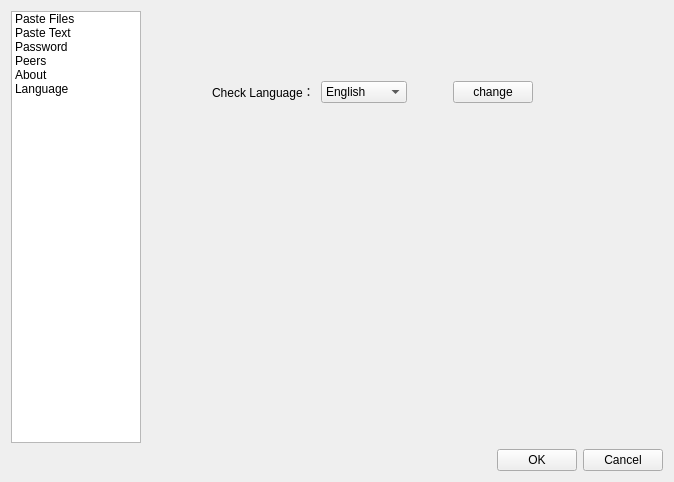
<?xml version="1.0" encoding="UTF-8"?>
<ui version="4.0">
 <class>ConfigureDialog</class>
 <widget class="QDialog" name="ConfigureDialog">
  <property name="geometry">
   <rect>
    <x>0</x>
    <y>0</y>
    <width>674</width>
    <height>482</height>
   </rect>
  </property>
  <property name="windowTitle">
   <string>Configure</string>
  </property>
  <layout class="QVBoxLayout" name="verticalLayout">
   <item>
    <layout class="QHBoxLayout" name="horizontalLayout">
     <item>
      <widget class="QListWidget" name="lstFunctions">
       <property name="sizePolicy">
        <sizepolicy hsizetype="Fixed" vsizetype="Expanding">
         <horstretch>0</horstretch>
         <verstretch>0</verstretch>
        </sizepolicy>
       </property>
       <property name="maximumSize">
        <size>
         <width>130</width>
         <height>16777215</height>
        </size>
       </property>
       <property name="iconSize">
        <size>
         <width>40</width>
         <height>40</height>
        </size>
       </property>
       <property name="movement">
        <enum>QListView::Static</enum>
       </property>
       <property name="flow">
        <enum>QListView::TopToBottom</enum>
       </property>
       <property name="selectionRectVisible">
        <bool>true</bool>
       </property>
       <property name="currentRow">
        <number>-1</number>
       </property>
       <item>
        <property name="text">
         <string>Paste Files</string>
        </property>
        <property name="icon">
         <iconset resource="lafdup.qrc">
          <normaloff>:/images/application-vnd.wordperfect.png</normaloff>:/images/application-vnd.wordperfect.png</iconset>
        </property>
       </item>
       <item>
        <property name="text">
         <string>Paste Text</string>
        </property>
        <property name="icon">
         <iconset resource="lafdup.qrc">
          <normaloff>:/images/klipper.png</normaloff>:/images/klipper.png</iconset>
        </property>
       </item>
       <item>
        <property name="text">
         <string>Password</string>
        </property>
        <property name="icon">
         <iconset resource="lafdup.qrc">
          <normaloff>:/images/document-encrypt.png</normaloff>:/images/document-encrypt.png</iconset>
        </property>
       </item>
       <item>
        <property name="text">
         <string>Peers</string>
        </property>
        <property name="icon">
         <iconset resource="lafdup.qrc">
          <normaloff>:/images/network-wireless-connected-100.png</normaloff>:/images/network-wireless-connected-100.png</iconset>
        </property>
       </item>
       <item>
        <property name="text">
         <string>About</string>
        </property>
        <property name="icon">
         <iconset resource="lafdup.qrc">
          <normaloff>:/images/klipper.png</normaloff>:/images/klipper.png</iconset>
        </property>
       </item>
       <item>
        <property name="text">
         <string>Language</string>
        </property>
        <property name="icon">
         <iconset resource="lafdup.qrc">
          <normaloff>:/images/language.png</normaloff>:/images/language.png</iconset>
        </property>
       </item>
      </widget>
     </item>
     <item>
      <widget class="QStackedWidget" name="stackedWidget">
       <property name="sizePolicy">
        <sizepolicy hsizetype="Expanding" vsizetype="Expanding">
         <horstretch>0</horstretch>
         <verstretch>0</verstretch>
        </sizepolicy>
       </property>
       <property name="currentIndex">
        <number>5</number>
       </property>
       <widget class="QWidget" name="pagePasteFiles">
        <layout class="QVBoxLayout" name="verticalLayout_3">
         <item>
          <widget class="QLabel" name="label_4">
           <property name="text">
            <string>Choose a directory to receive files from other peers:</string>
           </property>
          </widget>
         </item>
         <item>
          <layout class="QHBoxLayout" name="horizontalLayout_3">
           <item>
            <spacer name="horizontalSpacer_5">
             <property name="orientation">
              <enum>Qt::Horizontal</enum>
             </property>
             <property name="sizeType">
              <enum>QSizePolicy::Fixed</enum>
             </property>
             <property name="sizeHint" stdset="0">
              <size>
               <width>10</width>
               <height>20</height>
              </size>
             </property>
            </spacer>
           </item>
           <item>
            <layout class="QVBoxLayout" name="verticalLayout_6">
             <property name="spacing">
              <number>0</number>
             </property>
             <item>
              <layout class="QHBoxLayout" name="horizontalLayout_7">
               <item>
                <widget class="QLineEdit" name="txtCacheDirectory"/>
               </item>
               <item>
                <widget class="QPushButton" name="btnSelectCacheDirectory">
                 <property name="text">
                  <string>Browse...</string>
                 </property>
                </widget>
               </item>
              </layout>
             </item>
             <item>
              <widget class="QLabel" name="label">
               <property name="text">
                <string>Receiving files is only avaibable after this directory is selected.</string>
               </property>
               <property name="alignment">
                <set>Qt::AlignLeading|Qt::AlignLeft|Qt::AlignTop</set>
               </property>
              </widget>
             </item>
            </layout>
           </item>
          </layout>
         </item>
         <item>
          <widget class="QCheckBox" name="chkDeleteFiles">
           <property name="enabled">
            <bool>false</bool>
           </property>
           <property name="text">
            <string>delete received files after several minutes to keep privacy.</string>
           </property>
           <property name="checked">
            <bool>true</bool>
           </property>
          </widget>
         </item>
         <item>
          <layout class="QHBoxLayout" name="horizontalLayout_5">
           <item>
            <spacer name="horizontalSpacer_6">
             <property name="orientation">
              <enum>Qt::Horizontal</enum>
             </property>
             <property name="sizeType">
              <enum>QSizePolicy::Fixed</enum>
             </property>
             <property name="sizeHint" stdset="0">
              <size>
               <width>10</width>
               <height>20</height>
              </size>
             </property>
            </spacer>
           </item>
           <item>
            <widget class="QSpinBox" name="spinDeleteFilesTime">
             <property name="enabled">
              <bool>false</bool>
             </property>
             <property name="suffix">
              <string> Minutes</string>
             </property>
             <property name="minimum">
              <number>1</number>
             </property>
             <property name="maximum">
              <number>43200</number>
             </property>
             <property name="value">
              <number>30</number>
             </property>
            </widget>
           </item>
           <item>
            <spacer name="horizontalSpacer_9">
             <property name="orientation">
              <enum>Qt::Horizontal</enum>
             </property>
             <property name="sizeHint" stdset="0">
              <size>
               <width>40</width>
               <height>20</height>
              </size>
             </property>
            </spacer>
           </item>
          </layout>
         </item>
         <item>
          <spacer name="verticalSpacer_6">
           <property name="orientation">
            <enum>Qt::Vertical</enum>
           </property>
           <property name="sizeType">
            <enum>QSizePolicy::Fixed</enum>
           </property>
           <property name="sizeHint" stdset="0">
            <size>
             <width>20</width>
             <height>10</height>
            </size>
           </property>
          </spacer>
         </item>
         <item>
          <widget class="Line" name="line_2">
           <property name="orientation">
            <enum>Qt::Horizontal</enum>
           </property>
          </widget>
         </item>
         <item>
          <spacer name="verticalSpacer_7">
           <property name="orientation">
            <enum>Qt::Vertical</enum>
           </property>
           <property name="sizeType">
            <enum>QSizePolicy::Fixed</enum>
           </property>
           <property name="sizeHint" stdset="0">
            <size>
             <width>20</width>
             <height>10</height>
            </size>
           </property>
          </spacer>
         </item>
         <item>
          <widget class="QCheckBox" name="chkSendFiles">
           <property name="text">
            <string>Send copied files in clipboard</string>
           </property>
           <property name="checked">
            <bool>true</bool>
           </property>
          </widget>
         </item>
         <item>
          <widget class="QCheckBox" name="chkOnlySendSmallFile">
           <property name="enabled">
            <bool>true</bool>
           </property>
           <property name="text">
            <string>Only send files smaller than</string>
           </property>
           <property name="checked">
            <bool>true</bool>
           </property>
          </widget>
         </item>
         <item>
          <layout class="QHBoxLayout" name="horizontalLayout_4">
           <item>
            <spacer name="horizontalSpacer_7">
             <property name="orientation">
              <enum>Qt::Horizontal</enum>
             </property>
             <property name="sizeType">
              <enum>QSizePolicy::Fixed</enum>
             </property>
             <property name="sizeHint" stdset="0">
              <size>
               <width>10</width>
               <height>20</height>
              </size>
             </property>
            </spacer>
           </item>
           <item>
            <widget class="QSpinBox" name="spinSendFileSize">
             <property name="enabled">
              <bool>true</bool>
             </property>
             <property name="suffix">
              <string> MB</string>
             </property>
             <property name="minimum">
              <number>1</number>
             </property>
             <property name="maximum">
              <number>1048576</number>
             </property>
             <property name="value">
              <number>100</number>
             </property>
            </widget>
           </item>
           <item>
            <spacer name="horizontalSpacer_8">
             <property name="orientation">
              <enum>Qt::Horizontal</enum>
             </property>
             <property name="sizeHint" stdset="0">
              <size>
               <width>40</width>
               <height>20</height>
              </size>
             </property>
            </spacer>
           </item>
          </layout>
         </item>
         <item>
          <spacer name="verticalSpacer_4">
           <property name="orientation">
            <enum>Qt::Vertical</enum>
           </property>
           <property name="sizeHint" stdset="0">
            <size>
             <width>20</width>
             <height>123</height>
            </size>
           </property>
          </spacer>
         </item>
        </layout>
       </widget>
       <widget class="QWidget" name="pagePasteText">
        <layout class="QVBoxLayout" name="verticalLayout_7">
         <item>
          <layout class="QVBoxLayout" name="verticalLayout_8">
           <property name="spacing">
            <number>0</number>
           </property>
           <item>
            <widget class="QCheckBox" name="chkIgnorePassword">
             <property name="text">
              <string>Do not copy short text to other computer/phone.</string>
             </property>
            </widget>
           </item>
           <item>
            <layout class="QHBoxLayout" name="horizontalLayout_8">
             <item>
              <spacer name="horizontalSpacer_10">
               <property name="orientation">
                <enum>Qt::Horizontal</enum>
               </property>
               <property name="sizeType">
                <enum>QSizePolicy::Fixed</enum>
               </property>
               <property name="sizeHint" stdset="0">
                <size>
                 <width>10</width>
                 <height>20</height>
                </size>
               </property>
              </spacer>
             </item>
             <item>
              <widget class="QLabel" name="label_2">
               <property name="text">
                <string>for example: the password or other text shorter than 18 English characters.</string>
               </property>
              </widget>
             </item>
            </layout>
           </item>
          </layout>
         </item>
         <item>
          <spacer name="verticalSpacer_8">
           <property name="orientation">
            <enum>Qt::Vertical</enum>
           </property>
           <property name="sizeHint" stdset="0">
            <size>
             <width>20</width>
             <height>381</height>
            </size>
           </property>
          </spacer>
         </item>
        </layout>
       </widget>
       <widget class="QWidget" name="pagePassword">
        <layout class="QVBoxLayout" name="verticalLayout_4">
         <item>
          <widget class="QLabel" name="lblInformation">
           <property name="sizePolicy">
            <sizepolicy hsizetype="Preferred" vsizetype="Preferred">
             <horstretch>0</horstretch>
             <verstretch>0</verstretch>
            </sizepolicy>
           </property>
           <property name="text">
            <string>&lt;html&gt;&lt;head/&gt;&lt;body&gt;&lt;p&gt;Sync Clipboard uses AES/SHA256 to protect the data transmition between computers. All personal computers and mobile phones use the same password here. Note: this password is stored in the Windows registry in clear text. &lt;span style=&quot; font-weight:600;&quot;&gt;DO NOT use the same password of your critical data.&lt;/span&gt;&lt;/p&gt;&lt;/body&gt;&lt;/html&gt;</string>
           </property>
           <property name="alignment">
            <set>Qt::AlignLeading|Qt::AlignLeft|Qt::AlignTop</set>
           </property>
           <property name="wordWrap">
            <bool>true</bool>
           </property>
          </widget>
         </item>
         <item>
          <widget class="QLineEdit" name="txtPassword">
           <property name="echoMode">
            <enum>QLineEdit::PasswordEchoOnEdit</enum>
           </property>
           <property name="placeholderText">
            <string>Input a password to encrypt your sending data.</string>
           </property>
          </widget>
         </item>
         <item>
          <spacer name="verticalSpacer_5">
           <property name="orientation">
            <enum>Qt::Vertical</enum>
           </property>
           <property name="sizeHint" stdset="0">
            <size>
             <width>20</width>
             <height>296</height>
            </size>
           </property>
          </spacer>
         </item>
        </layout>
       </widget>
       <widget class="QWidget" name="pagePeers">
        <layout class="QVBoxLayout" name="verticalLayout_5">
         <item>
          <widget class="QLabel" name="lblInformation_2">
           <property name="text">
            <string>Sync Clipboard sends broadcast to your personal computers and mobile phones which connect to the same network as this computer. You might add the IP addresses of your other personal computers or mobile phones here, only if they connect to a different network.</string>
           </property>
           <property name="alignment">
            <set>Qt::AlignLeading|Qt::AlignLeft|Qt::AlignTop</set>
           </property>
           <property name="wordWrap">
            <bool>true</bool>
           </property>
          </widget>
         </item>
         <item>
          <layout class="QHBoxLayout" name="horizontalLayout_6">
           <item>
            <widget class="QLineEdit" name="txtIP">
             <property name="placeholderText">
              <string>192.168.1.105</string>
             </property>
            </widget>
           </item>
           <item>
            <widget class="QPushButton" name="btnAdd">
             <property name="text">
              <string>&amp;Add</string>
             </property>
             <property name="default">
              <bool>true</bool>
             </property>
            </widget>
           </item>
           <item>
            <widget class="QPushButton" name="btnRemove">
             <property name="text">
              <string>&amp;Remove Selected IP</string>
             </property>
            </widget>
           </item>
          </layout>
         </item>
         <item>
          <widget class="QListView" name="lstIPs"/>
         </item>
        </layout>
       </widget>
       <widget class="QWidget" name="pageAbout">
        <layout class="QVBoxLayout" name="verticalLayout_2">
         <item>
          <spacer name="verticalSpacer_3">
           <property name="orientation">
            <enum>Qt::Vertical</enum>
           </property>
           <property name="sizeType">
            <enum>QSizePolicy::Fixed</enum>
           </property>
           <property name="sizeHint" stdset="0">
            <size>
             <width>20</width>
             <height>40</height>
            </size>
           </property>
          </spacer>
         </item>
         <item>
          <layout class="QHBoxLayout" name="horizontalLayout_2">
           <item>
            <spacer name="horizontalSpacer_2">
             <property name="orientation">
              <enum>Qt::Horizontal</enum>
             </property>
             <property name="sizeHint" stdset="0">
              <size>
               <width>40</width>
               <height>20</height>
              </size>
             </property>
            </spacer>
           </item>
           <item>
            <widget class="QLabel" name="lblAlipayLink">
             <property name="minimumSize">
              <size>
               <width>160</width>
               <height>200</height>
              </size>
             </property>
             <property name="maximumSize">
              <size>
               <width>160</width>
               <height>200</height>
              </size>
             </property>
             <property name="text">
              <string/>
             </property>
             <property name="pixmap">
              <pixmap resource="lafdup.qrc">:/images/alipay_code.jpg</pixmap>
             </property>
             <property name="scaledContents">
              <bool>true</bool>
             </property>
            </widget>
           </item>
           <item>
            <spacer name="horizontalSpacer">
             <property name="orientation">
              <enum>Qt::Horizontal</enum>
             </property>
             <property name="sizeType">
              <enum>QSizePolicy::Fixed</enum>
             </property>
             <property name="sizeHint" stdset="0">
              <size>
               <width>10</width>
               <height>20</height>
              </size>
             </property>
            </spacer>
           </item>
           <item>
            <widget class="Line" name="line">
             <property name="orientation">
              <enum>Qt::Vertical</enum>
             </property>
            </widget>
           </item>
           <item>
            <spacer name="horizontalSpacer_4">
             <property name="orientation">
              <enum>Qt::Horizontal</enum>
             </property>
             <property name="sizeType">
              <enum>QSizePolicy::Fixed</enum>
             </property>
             <property name="sizeHint" stdset="0">
              <size>
               <width>10</width>
               <height>20</height>
              </size>
             </property>
            </spacer>
           </item>
           <item>
            <widget class="QLabel" name="lblPaypalLink">
             <property name="text">
              <string>&lt;html&gt;&lt;head/&gt;&lt;body&gt;&lt;p&gt;Or My PayPal Link:&lt;/p&gt;&lt;p&gt;&lt;a href=&quot;https://paypal.me/hgoldfish&quot;&gt;&lt;span style=&quot; text-decoration: underline; color:#303e4e;&quot;&gt;https://paypal.me/hgoldfish&lt;/span&gt;&lt;/a&gt;&lt;/p&gt;&lt;/body&gt;&lt;/html&gt;</string>
             </property>
             <property name="openExternalLinks">
              <bool>true</bool>
             </property>
            </widget>
           </item>
           <item>
            <spacer name="horizontalSpacer_3">
             <property name="orientation">
              <enum>Qt::Horizontal</enum>
             </property>
             <property name="sizeHint" stdset="0">
              <size>
               <width>40</width>
               <height>20</height>
              </size>
             </property>
            </spacer>
           </item>
          </layout>
         </item>
         <item>
          <spacer name="verticalSpacer_2">
           <property name="orientation">
            <enum>Qt::Vertical</enum>
           </property>
           <property name="sizeType">
            <enum>QSizePolicy::Fixed</enum>
           </property>
           <property name="sizeHint" stdset="0">
            <size>
             <width>20</width>
             <height>40</height>
            </size>
           </property>
          </spacer>
         </item>
         <item>
          <widget class="QLabel" name="lblBeg">
           <property name="text">
            <string>If you like this software. Might you consider paying some to supporting its development?</string>
           </property>
           <property name="alignment">
            <set>Qt::AlignCenter</set>
           </property>
           <property name="wordWrap">
            <bool>true</bool>
           </property>
          </widget>
         </item>
         <item>
          <spacer name="verticalSpacer">
           <property name="orientation">
            <enum>Qt::Vertical</enum>
           </property>
           <property name="sizeHint" stdset="0">
            <size>
             <width>20</width>
             <height>62</height>
            </size>
           </property>
          </spacer>
         </item>
         <item>
          <widget class="QLabel" name="lblCopyRight">
           <property name="text">
            <string>© 2019-2020 Qize Huang &lt;hgoldfish@gmail.com&gt;</string>
           </property>
           <property name="alignment">
            <set>Qt::AlignCenter</set>
           </property>
          </widget>
         </item>
        </layout>
       </widget>
       <widget class="QWidget" name="pageLanguage">
        <widget class="QWidget" name="">
         <property name="geometry">
          <rect>
           <x>40</x>
           <y>70</y>
           <width>371</width>
           <height>22</height>
          </rect>
         </property>
         <layout class="QHBoxLayout" name="horizontalLayout_9" stretch="0,3,2,0,1,0">
          <item>
           <spacer name="horizontalSpacer_11">
            <property name="orientation">
             <enum>Qt::Horizontal</enum>
            </property>
            <property name="sizeHint" stdset="0">
             <size>
              <width>40</width>
              <height>20</height>
             </size>
            </property>
           </spacer>
          </item>
          <item>
           <widget class="QLabel" name="lblLanguage">
            <property name="sizePolicy">
             <sizepolicy hsizetype="Fixed" vsizetype="Preferred">
              <horstretch>0</horstretch>
              <verstretch>0</verstretch>
             </sizepolicy>
            </property>
            <property name="text">
             <string>Check Language：</string>
            </property>
           </widget>
          </item>
          <item>
           <widget class="QComboBox" name="cbBLanguage">
            <property name="sizePolicy">
             <sizepolicy hsizetype="Preferred" vsizetype="Fixed">
              <horstretch>0</horstretch>
              <verstretch>0</verstretch>
             </sizepolicy>
            </property>
            <item>
             <property name="text">
              <string>English</string>
             </property>
            </item>
            <item>
             <property name="text">
              <string>中文(简体)</string>
             </property>
            </item>
           </widget>
          </item>
          <item>
           <spacer name="horizontalSpacer_13">
            <property name="orientation">
             <enum>Qt::Horizontal</enum>
            </property>
            <property name="sizeType">
             <enum>QSizePolicy::Fixed</enum>
            </property>
            <property name="sizeHint" stdset="0">
             <size>
              <width>40</width>
              <height>20</height>
             </size>
            </property>
           </spacer>
          </item>
          <item>
           <widget class="QPushButton" name="btnChangeLanguage">
            <property name="sizePolicy">
             <sizepolicy hsizetype="Fixed" vsizetype="Fixed">
              <horstretch>0</horstretch>
              <verstretch>0</verstretch>
             </sizepolicy>
            </property>
            <property name="text">
             <string>change</string>
            </property>
           </widget>
          </item>
          <item>
           <spacer name="horizontalSpacer_12">
            <property name="orientation">
             <enum>Qt::Horizontal</enum>
            </property>
            <property name="sizeHint" stdset="0">
             <size>
              <width>40</width>
              <height>20</height>
             </size>
            </property>
           </spacer>
          </item>
         </layout>
        </widget>
       </widget>
      </widget>
     </item>
    </layout>
   </item>
   <item>
    <widget class="QDialogButtonBox" name="buttonBox">
     <property name="orientation">
      <enum>Qt::Horizontal</enum>
     </property>
     <property name="standardButtons">
      <set>QDialogButtonBox::Cancel|QDialogButtonBox::Ok</set>
     </property>
    </widget>
   </item>
  </layout>
 </widget>
 <resources>
  <include location="lafdup.qrc"/>
 </resources>
 <connections>
  <connection>
   <sender>buttonBox</sender>
   <signal>accepted()</signal>
   <receiver>ConfigureDialog</receiver>
   <slot>accept()</slot>
   <hints>
    <hint type="sourcelabel">
     <x>248</x>
     <y>254</y>
    </hint>
    <hint type="destinationlabel">
     <x>157</x>
     <y>274</y>
    </hint>
   </hints>
  </connection>
  <connection>
   <sender>buttonBox</sender>
   <signal>rejected()</signal>
   <receiver>ConfigureDialog</receiver>
   <slot>reject()</slot>
   <hints>
    <hint type="sourcelabel">
     <x>316</x>
     <y>260</y>
    </hint>
    <hint type="destinationlabel">
     <x>286</x>
     <y>274</y>
    </hint>
   </hints>
  </connection>
  <connection>
   <sender>lstFunctions</sender>
   <signal>currentRowChanged(int)</signal>
   <receiver>stackedWidget</receiver>
   <slot>setCurrentIndex(int)</slot>
   <hints>
    <hint type="sourcelabel">
     <x>71</x>
     <y>219</y>
    </hint>
    <hint type="destinationlabel">
     <x>404</x>
     <y>219</y>
    </hint>
   </hints>
  </connection>
 </connections>
</ui>
